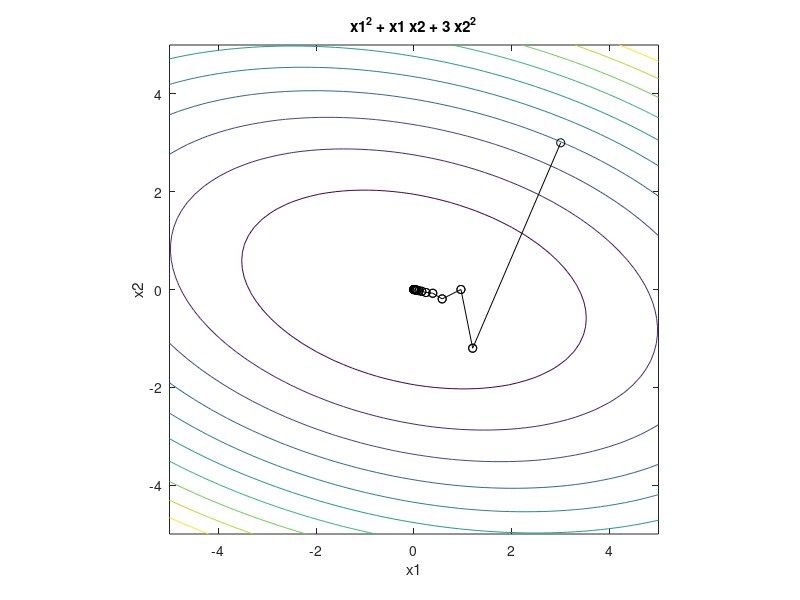

MATLAB code for this plot:

function [xopt,fopt,niter,gnorm,dx] = grad_descent(varargin)
% grad_descent.m mostra il metodo del gradiente per il problema di
% ottimizzazione non vincolata per la funzione f(x_1,x_2)=x_1^2+x_1x_2+3x_2^2.
% Ho usato come referenza il sito: nl.mathworks.com/matlabcentral/fileexchange.

%punto iniziale e tolleranza per la terminazione
x0 = [3 3]';
tol = 1e-6;

% massimo numero di iterazioni, minimo errore, passo del metodo
maxiter = 1000;
dxmin = 1e-6;
alpha = 0.2;

% inizializza il metodo del gradiente
gnorm = inf; x = x0; niter = 0; dx = inf;

% definizione della funzione obiettivo per il grafico
f = @(x1,x2) x1.^2 + x1.*x2 + 3*x2.^2;

% linee di livello della funzione obiettivo
figure(1); clf; ezcontour(f,[-5 5 -5 5]); axis equal; hold on

% ridefinizione della funzione obiettivo per l'ottimizzazione
f2 = @(x) f(x(1),x(2));

% implementazione del metodo del gradiente
while and(gnorm>=tol, and(niter <= maxiter, dx >= dxmin))
    % calcola il gradiente
    g = grad(x);
    gnorm = norm(g);
    % passo successivo
    xnew = x - alpha*g;
    % controllo sul passo successivo
    if ~isfinite(xnew)
        display(['Number of iterations: ' num2str(niter)])
        error('x is inf or NaN')
    end
    % plot del passo corrente
    plot([x(1) xnew(1)],[x(2) xnew(2)],'ko-')
    refresh
    % nuove condizioni di terminazione
    niter = niter + 1;
    dx = norm(xnew-x);
    x = xnew;
    
end
xopt = x;
fopt = f2(xopt);
niter = niter - 1;

% funzione gradiente
function g = grad(x)
g = [2*x(1) + x(2)
    x(1) + 6*x(2)];








